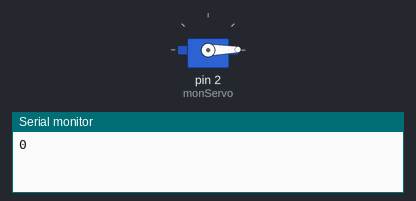
This sketch was run on a simulated Arduino Uno, built with avr-gcc and run on an emulated ATmega328P. Parts: servo, the last lines printed to the serial monitor.

Above: at 0.15 s.
At 2.4 s:
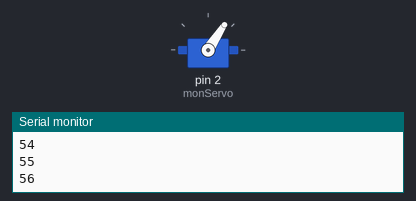
At 4.7 s:
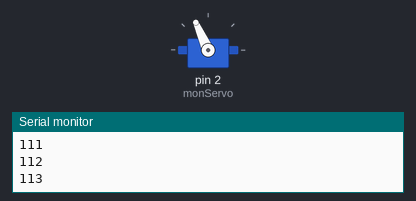
At 9.3 s:
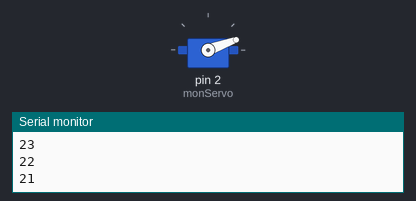
Timing chart, 0 to 13.1 s (numbered marks = the images above):
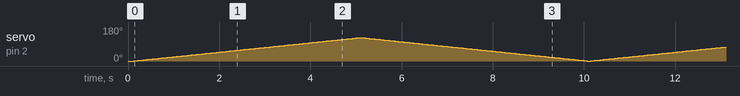

The sketch:

ServomoteurTrainRouge.ino
```cpp
// PROJET: Servomoteur

#include <Servo.h>;
Servo monServo;
int positionServo = 70;


void setup() {
  monServo.attach(2);
  //monServo.write(positionServo);
  Serial.begin(9600);

  monServo.write(0);
  delay(100);

}

void loop() {

  positionServo = monServo.read();

  for (positionServo ; positionServo <= 123 ; positionServo++){
    monServo.write(positionServo);
    delay(40);
    Serial.println(positionServo);
  }

   for (positionServo ; positionServo >= 0 ; positionServo--){
    monServo.write(positionServo);
    delay(40);
    Serial.println(positionServo);
  }


}

/* RESULTATS
 *  Attention valeur initiale
 *  valeurs = {0;120}
 *  valeur intémerdiaire = 70
 */
```
